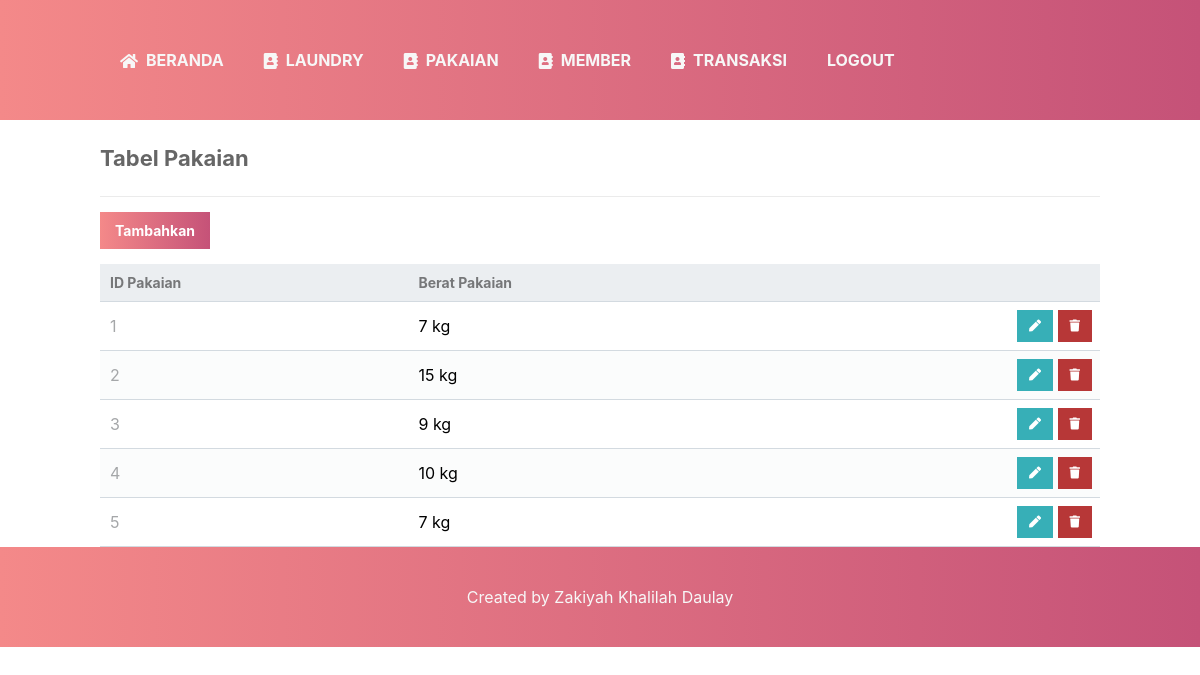
The app's page /read_baju.php with its own data.
### tables this page shows
CREATE TABLE tb_baju (
  baju_id int(11) NOT NULL,
  baju_id_laundry int(11) NOT NULL,
  baju_berat varchar(100) NOT NULL,
  PRIMARY KEY (baju_id),
  FOREIGN KEY(baju_id_laundry) REFERENCES tb_laundry(laundry_id)
  );

### read_baju.php (the view, shortened to what this page needs)
<?php
include 'functions.php';
$pdo = pdo_connect_mysql();
$page = isset($_GET['page']) && is_numeric($_GET['page']) ? (int)$_GET['page'] : 1;
$records_per_page = 5;
$stmt = $pdo->prepare('SELECT * FROM tb_baju ORDER BY baju_id LIMIT :current_page, :record_per_page');
$stmt->bindValue(':current_page', ($page-1)*$records_per_page, PDO::PARAM_INT);
$stmt->bindValue(':record_per_page', $records_per_page, PDO::PARAM_INT);
$stmt->execute();
$tb_baju = $stmt->fetchAll(PDO::FETCH_ASSOC);
?>
<?=template_header('Read')?>
<div class="content read">
	<h2>Tabel Pakaian</h2>
	<a href="tambah_baju.php" class="create-contact">Tambahkan</a>
	<table>
        <thead>
            <tr>
                <td>ID Pakaian</td>
                <td>Berat Pakaian</td>
                <td></td>
            </tr>
        </thead>
        <tbody>
            <?php foreach ($tb_baju as $tb_baju): ?>
            <tr>
                <td><?=$tb_baju['baju_id']?></td>
                <td><?=$tb_baju['baju_berat']?></td>
                <td class="actions">
                    <a href="edit_baju.php?baju_id=<?=$tb_baju['baju_id']?>" class="edit"><i class="fas fa-pen fa-xs"></i></a>
                    <a href="hapus_baju.php?baju_id=<?=$tb_baju['baju_id']?>" class="trash"><i class="fas fa-trash fa-xs"></i></a>
                </td>
            </tr>
            <?php endforeach; ?>
        </tbody>
    </table>
</div>
<?=template_footer()?>

### style.css (style rules this page uses)
* { box-sizing: border-box; font-family: -apple-system, BlinkMacSystemFont, "segoe ui", roboto, oxygen, ubuntu, cantarell, "fira sans", "droid sans", "helvetica neue", Arial, sans-serif; font-size: 16px; -webkit-font-smoothing: antialiased; -moz-osx-font-smoothing: grayscale; }
body { background-color: white; margin: 0; }
.content { width: 1000px; margin: 0 auto; }
.content h2 { margin: 0; padding: 25px 0; font-size: 22px; border-bottom: 1px solid #ebebeb; color: #666666; }
.read .create-contact { display: inline-block; text-decoration: none; background: linear-gradient(to right, #f48989, #c55278) ; font-weight: bold; font-size: 14px; color: #FFFFFF; padding: 10px 15px; margin: 15px 0; }
.read table { width: 100%; padding-top: 30px; border-collapse: collapse; }
.read table thead { background-color: #ebeef1; border-bottom: 1px solid #d3dae0; }
.read table thead td { padding: 10px; font-weight: bold; color: #767779; font-size: 14px; }
.read table tbody tr { border-bottom: 1px solid #d3dae0; }
.read table tbody tr:nth-child(even) { background-color: #fbfcfc; }
.read table tbody tr td { padding: 10px; }
.read table tbody tr td:nth-child(1) { color: #a5a7a9; }
.read table tbody tr td.actions { padding: 8px; text-align: right; }
.read table tbody tr td.actions .edit, .read table tbody tr td.actions .trash { display: inline-flex; text-align: right; text-decoration: none; color: #FFFFFF; padding: 10px 12px; }
.read table tbody tr td.actions .trash { background-color: #b73737; }
.read table tbody tr td.actions .edit { background-color: #37afb7; }

### records on screen
tb_baju: baju_id "1", baju_berat "7 kg"
tb_baju: baju_id "2", baju_berat "15 kg"
tb_baju: baju_id "3", baju_berat "9 kg"
tb_baju: baju_id "4", baju_berat "10 kg"
tb_baju: baju_id "5", baju_berat "7 kg"
